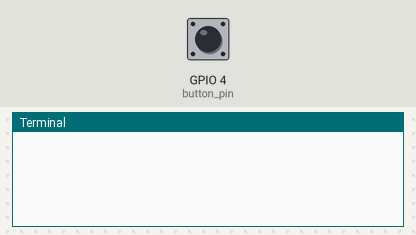
A program run on a simulated Raspberry Pi (BCM pin numbers). Shown: the last lines printed to the terminal. The inputs (shaded band) are chosen by the test bench; at power-on: GPIO 4 (button_pin) HIGH. The clock reads 2024-03-15 10:24:30 at power-on unless the program sets it.

Above: at 1.2 s.
1.3 s: GPIO 4 (button_pin) pulled LOW for 0.15 s
At 1.8 s:
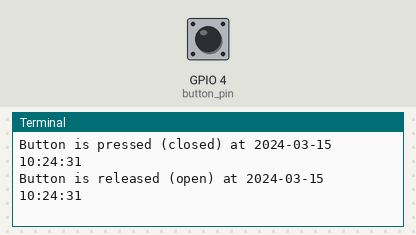
3.0 s: GPIO 4 (button_pin) pulled LOW for 1 s
At 3.8 s:
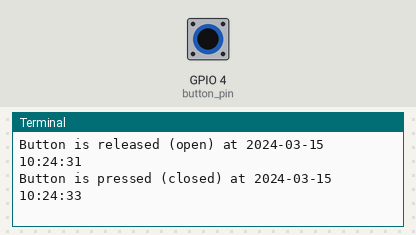
5.5 s: GPIO 4 (button_pin) pulled LOW for 0.15 s
At 6.3 s:
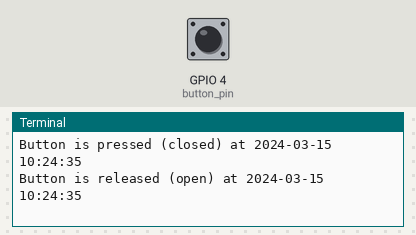

Measured:
- after the input at 1.3 s, the terminal: prints a new line at once (image 1)
- after the input at 3.0 s, the terminal: prints a new line at once (image 2)
- after the input at 5.5 s, the terminal: prints a new line at once (image 3)

The program:

Button_push.py
```python
#!/usr/bin/env python3

import time
from datetime import datetime

import RPi.GPIO as GPIO

# Set the GPIO mode to BCM
GPIO.setmode(GPIO.BCM)

# Define the GPIO pin connected to the button
button_pin = 4

# Setup the button pin as an input with a pull-up resistor
GPIO.setup(button_pin, GPIO.IN, pull_up_down=GPIO.PUD_UP)

# Initialize the variable to store the previous state of the button
prev_button_state = GPIO.input(button_pin)

try:
    while True:
        # Read the current state of the button
        button_state = GPIO.input(button_pin)

        # Check if the button state has changed
        if button_state != prev_button_state:
            if button_state == GPIO.LOW:
                # print("Button is pressed (closed)")
                current_time = datetime.now().strftime(
                    "%Y-%m-%d %H:%M:%S"
                )  # Can be removed later because backend will do time
                print(f"Button is pressed (closed) at {current_time}")
            else:
                # print("Button is released (open)")
                current_time = datetime.now().strftime(
                    "%Y-%m-%d %H:%M:%S"
                )  # Can be removed later because backend will do time
                print(f"Button is released (open) at {current_time}")

            # Update the previous button state
            prev_button_state = button_state

        # Add a small delay to debounce the button
        time.sleep(0.1)

except KeyboardInterrupt:
    print("Program terminated by user.")
finally:
    # Cleanup GPIO settings
    GPIO.cleanup()
```
